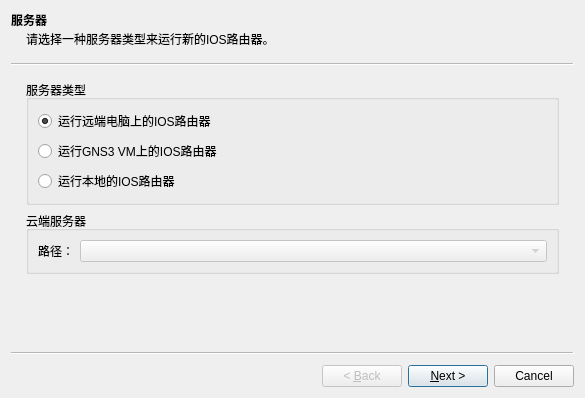
<?xml version="1.0" encoding="UTF-8"?>
<ui version="4.0">
 <class>IOSRouterWizard</class>
 <widget class="QWizard" name="IOSRouterWizard">
  <property name="geometry">
   <rect>
    <x>0</x>
    <y>0</y>
    <width>585</width>
    <height>398</height>
   </rect>
  </property>
  <property name="windowTitle">
   <string>新建IOS路由器模板</string>
  </property>
  <property name="modal">
   <bool>true</bool>
  </property>
  <widget class="QWizardPage" name="uiServerWizardPage">
   <property name="title">
    <string>服务器</string>
   </property>
   <property name="subTitle">
    <string>请选择一种服务器类型来运行新的IOS路由器。</string>
   </property>
   <layout class="QVBoxLayout" name="verticalLayout">
    <item>
     <widget class="QGroupBox" name="uiServerTypeGroupBox">
      <property name="title">
       <string>服务器类型</string>
      </property>
      <layout class="QVBoxLayout" name="verticalLayout_3">
       <item>
        <widget class="QRadioButton" name="uiRemoteRadioButton">
         <property name="text">
          <string>运行远端电脑上的IOS路由器</string>
         </property>
         <property name="checked">
          <bool>true</bool>
         </property>
        </widget>
       </item>
       <item>
        <widget class="QRadioButton" name="uiVMRadioButton">
         <property name="text">
          <string>运行GNS3 VM上的IOS路由器</string>
         </property>
        </widget>
       </item>
       <item>
        <widget class="QRadioButton" name="uiLocalRadioButton">
         <property name="text">
          <string>运行本地的IOS路由器</string>
         </property>
        </widget>
       </item>
      </layout>
     </widget>
    </item>
    <item>
     <widget class="QGroupBox" name="uiRemoteServersGroupBox">
      <property name="title">
       <string>云端服务器</string>
      </property>
      <layout class="QGridLayout" name="gridLayout_7">
       <item row="0" column="0">
        <widget class="QLabel" name="uiRemoteServersLabel">
         <property name="text">
          <string>路径：</string>
         </property>
        </widget>
       </item>
       <item row="0" column="1">
        <widget class="QComboBox" name="uiRemoteServersComboBox">
         <property name="enabled">
          <bool>false</bool>
         </property>
         <property name="sizePolicy">
          <sizepolicy hsizetype="Expanding" vsizetype="Fixed">
           <horstretch>0</horstretch>
           <verstretch>0</verstretch>
          </sizepolicy>
         </property>
        </widget>
       </item>
      </layout>
     </widget>
    </item>
   </layout>
  </widget>
  <widget class="QWizardPage" name="uiIOSImageWizardPage">
   <property name="title">
    <string>IOS镜像</string>
   </property>
   <property name="subTitle">
    <string>请选择一个IOS镜像文件</string>
   </property>
   <layout class="QVBoxLayout" name="verticalLayout_2">
    <item>
     <layout class="QHBoxLayout" name="horizontalLayout_4">
      <item>
       <widget class="QRadioButton" name="uiIOSExistingImageRadioButton">
        <property name="text">
         <string>导入的镜像</string>
        </property>
        <property name="checked">
         <bool>true</bool>
        </property>
       </widget>
      </item>
      <item>
       <widget class="QRadioButton" name="uiIOSNewImageRadioButton">
        <property name="text">
         <string>新的镜像</string>
        </property>
        <property name="checked">
         <bool>false</bool>
        </property>
       </widget>
      </item>
      <item>
       <spacer name="horizontalSpacer_3">
        <property name="orientation">
         <enum>Qt::Horizontal</enum>
        </property>
        <property name="sizeHint" stdset="0">
         <size>
          <width>40</width>
          <height>20</height>
         </size>
        </property>
       </spacer>
      </item>
     </layout>
    </item>
    <item>
     <widget class="QLabel" name="uiIOSImageLabel">
      <property name="text">
       <string>IOS镜像：</string>
      </property>
     </widget>
    </item>
    <item>
     <layout class="QHBoxLayout" name="horizontalLayout_5">
      <item>
       <widget class="QComboBox" name="uiIOSImageListComboBox">
        <property name="sizePolicy">
         <sizepolicy hsizetype="Expanding" vsizetype="Fixed">
          <horstretch>0</horstretch>
          <verstretch>0</verstretch>
         </sizepolicy>
        </property>
       </widget>
      </item>
      <item>
       <widget class="QLineEdit" name="uiIOSImageLineEdit"/>
      </item>
      <item>
       <widget class="QToolButton" name="uiIOSImageToolButton">
        <property name="text">
         <string>  浏览  </string>
        </property>
        <property name="toolButtonStyle">
         <enum>Qt::ToolButtonTextOnly</enum>
        </property>
       </widget>
      </item>
     </layout>
    </item>
   </layout>
  </widget>
  <widget class="QWizardPage" name="uiNameWizardPage">
   <property name="title">
    <string>名称与平台</string>
   </property>
   <property name="subTitle">
    <string>请为这个新的IOS路由器选择一个描述性名称，并验证平台和种类。</string>
   </property>
   <layout class="QGridLayout" name="gridLayout">
    <item row="0" column="1">
     <widget class="QLineEdit" name="uiNameLineEdit"/>
    </item>
    <item row="2" column="1">
     <widget class="QComboBox" name="uiChassisComboBox"/>
    </item>
    <item row="1" column="0">
     <widget class="QLabel" name="uiTypeLabel">
      <property name="text">
       <string>平台：</string>
      </property>
     </widget>
    </item>
    <item row="0" column="0">
     <widget class="QLabel" name="uiNameLabel">
      <property name="text">
       <string>名称：</string>
      </property>
     </widget>
    </item>
    <item row="1" column="1">
     <widget class="QComboBox" name="uiPlatformComboBox"/>
    </item>
    <item row="2" column="0">
     <widget class="QLabel" name="uiChassisLabel">
      <property name="text">
       <string>种类：</string>
      </property>
     </widget>
    </item>
    <item row="3" column="0" colspan="2">
     <widget class="QCheckBox" name="uiEtherSwitchCheckBox">
      <property name="text">
       <string>这是一个etherswitch路由器</string>
      </property>
     </widget>
    </item>
   </layout>
  </widget>
  <widget class="QWizardPage" name="uiMemoryWizardPage">
   <property name="title">
    <string>内存</string>
   </property>
   <property name="subTitle">
    <string>请检查您分配给IOS的内存（RAM）的数量。RAM太多或不够都可能阻止IOS启动。</string>
   </property>
   <layout class="QGridLayout" name="gridLayout_2">
    <item row="0" column="0">
     <widget class="QLabel" name="uiRamLabel">
      <property name="text">
       <string>默认RAM:</string>
      </property>
     </widget>
    </item>
    <item row="0" column="1">
     <widget class="QSpinBox" name="uiRamSpinBox">
      <property name="sizePolicy">
       <sizepolicy hsizetype="Expanding" vsizetype="Fixed">
        <horstretch>0</horstretch>
        <verstretch>0</verstretch>
       </sizepolicy>
      </property>
      <property name="suffix">
       <string> MiB</string>
      </property>
      <property name="minimum">
       <number>32</number>
      </property>
      <property name="maximum">
       <number>65535</number>
      </property>
      <property name="singleStep">
       <number>32</number>
      </property>
      <property name="value">
       <number>128</number>
      </property>
     </widget>
    </item>
    <item row="0" column="2">
     <widget class="QPushButton" name="uiTestIOSImagePushButton">
      <property name="text">
       <string>测试IOS镜像是否可用</string>
      </property>
     </widget>
    </item>
    <item row="1" column="0" colspan="3">
     <widget class="QLabel" name="label">
      <property name="text">
       <string>&lt;html&gt;&lt;head/&gt;&lt;body&gt;&lt;p&gt;&lt;a href=&quot;http://tools.cisco.com/ITDIT/CFN/jsp/SearchBySoftware.jsp&quot;&gt;&lt;span style=&quot; text-decoration: underline; color:#0000ff;&quot;&gt;检查最小和最大ram要求&lt;/span&gt;&lt;/a&gt;&lt;/p&gt;&lt;/body&gt;&lt;/html&gt;</string>
      </property>
      <property name="wordWrap">
       <bool>false</bool>
      </property>
      <property name="openExternalLinks">
       <bool>true</bool>
      </property>
     </widget>
    </item>
   </layout>
  </widget>
  <widget class="QWizardPage" name="uiNetworkAdaptersWizardPage">
   <property name="title">
    <string>网络适配器</string>
   </property>
   <property name="subTitle">
    <string>请选择应该插入到该路由器的每个新实例中的默认网络适配器。</string>
   </property>
   <layout class="QGridLayout" name="gridLayout_4">
    <item row="0" column="0">
     <widget class="QLabel" name="uiSlot0Label">
      <property name="sizePolicy">
       <sizepolicy hsizetype="Fixed" vsizetype="Preferred">
        <horstretch>0</horstretch>
        <verstretch>0</verstretch>
       </sizepolicy>
      </property>
      <property name="text">
       <string>slot 0:</string>
      </property>
     </widget>
    </item>
    <item row="0" column="1">
     <widget class="QComboBox" name="uiSlot0comboBox"/>
    </item>
    <item row="1" column="0">
     <widget class="QLabel" name="uiSlot1Label">
      <property name="sizePolicy">
       <sizepolicy hsizetype="Fixed" vsizetype="Preferred">
        <horstretch>0</horstretch>
        <verstretch>0</verstretch>
       </sizepolicy>
      </property>
      <property name="text">
       <string>slot 1:</string>
      </property>
     </widget>
    </item>
    <item row="1" column="1">
     <widget class="QComboBox" name="uiSlot1comboBox"/>
    </item>
    <item row="2" column="0">
     <widget class="QLabel" name="uiSlot2Label">
      <property name="sizePolicy">
       <sizepolicy hsizetype="Fixed" vsizetype="Preferred">
        <horstretch>0</horstretch>
        <verstretch>0</verstretch>
       </sizepolicy>
      </property>
      <property name="text">
       <string>slot 2:</string>
      </property>
     </widget>
    </item>
    <item row="2" column="1">
     <widget class="QComboBox" name="uiSlot2comboBox"/>
    </item>
    <item row="3" column="0">
     <widget class="QLabel" name="uiSlot3Label">
      <property name="sizePolicy">
       <sizepolicy hsizetype="Fixed" vsizetype="Preferred">
        <horstretch>0</horstretch>
        <verstretch>0</verstretch>
       </sizepolicy>
      </property>
      <property name="text">
       <string>slot 3:</string>
      </property>
     </widget>
    </item>
    <item row="3" column="1">
     <widget class="QComboBox" name="uiSlot3comboBox"/>
    </item>
    <item row="4" column="0">
     <widget class="QLabel" name="uiSlot4Label">
      <property name="sizePolicy">
       <sizepolicy hsizetype="Fixed" vsizetype="Preferred">
        <horstretch>0</horstretch>
        <verstretch>0</verstretch>
       </sizepolicy>
      </property>
      <property name="text">
       <string>slot 4:</string>
      </property>
     </widget>
    </item>
    <item row="4" column="1">
     <widget class="QComboBox" name="uiSlot4comboBox"/>
    </item>
    <item row="5" column="0">
     <widget class="QLabel" name="uiSlot5Label">
      <property name="sizePolicy">
       <sizepolicy hsizetype="Fixed" vsizetype="Preferred">
        <horstretch>0</horstretch>
        <verstretch>0</verstretch>
       </sizepolicy>
      </property>
      <property name="text">
       <string>slot 5:</string>
      </property>
     </widget>
    </item>
    <item row="5" column="1">
     <widget class="QComboBox" name="uiSlot5comboBox"/>
    </item>
    <item row="6" column="0">
     <widget class="QLabel" name="uiSlot6Label">
      <property name="sizePolicy">
       <sizepolicy hsizetype="Fixed" vsizetype="Preferred">
        <horstretch>0</horstretch>
        <verstretch>0</verstretch>
       </sizepolicy>
      </property>
      <property name="text">
       <string>slot 6:</string>
      </property>
     </widget>
    </item>
    <item row="6" column="1">
     <widget class="QComboBox" name="uiSlot6comboBox"/>
    </item>
   </layout>
  </widget>
  <widget class="QWizardPage" name="uiWicWizardPage">
   <property name="title">
    <string>WIC模块</string>
   </property>
   <property name="subTitle">
    <string>请选择默认的WIC模块应插入此路由器的每一个新的实例。</string>
   </property>
   <layout class="QGridLayout" name="gridLayout_5">
    <item row="0" column="0">
     <widget class="QLabel" name="uiWic0Label">
      <property name="sizePolicy">
       <sizepolicy hsizetype="Fixed" vsizetype="Preferred">
        <horstretch>0</horstretch>
        <verstretch>0</verstretch>
       </sizepolicy>
      </property>
      <property name="text">
       <string>wic 0:</string>
      </property>
     </widget>
    </item>
    <item row="0" column="1">
     <widget class="QComboBox" name="uiWic0comboBox"/>
    </item>
    <item row="1" column="0">
     <widget class="QLabel" name="uiWic1Label">
      <property name="sizePolicy">
       <sizepolicy hsizetype="Fixed" vsizetype="Preferred">
        <horstretch>0</horstretch>
        <verstretch>0</verstretch>
       </sizepolicy>
      </property>
      <property name="text">
       <string>wic 1:</string>
      </property>
     </widget>
    </item>
    <item row="1" column="1">
     <widget class="QComboBox" name="uiWic1comboBox"/>
    </item>
    <item row="2" column="0">
     <widget class="QLabel" name="uiWic2Label">
      <property name="sizePolicy">
       <sizepolicy hsizetype="Fixed" vsizetype="Preferred">
        <horstretch>0</horstretch>
        <verstretch>0</verstretch>
       </sizepolicy>
      </property>
      <property name="text">
       <string>wic 2:</string>
      </property>
     </widget>
    </item>
    <item row="2" column="1">
     <widget class="QComboBox" name="uiWic2comboBox"/>
    </item>
   </layout>
  </widget>
  <widget class="QWizardPage" name="uiIdlePCWizardPage">
   <property name="title">
    <string>Idle-PC</string>
   </property>
   <property name="subTitle">
    <string>闲置的PC值是必要的，以防止IOS使用100%的处理器或其核心之一。</string>
   </property>
   <layout class="QGridLayout" name="gridLayout_3">
    <item row="0" column="0">
     <widget class="QLabel" name="uiIdlepcLabel">
      <property name="text">
       <string>Idle-PC:</string>
      </property>
     </widget>
    </item>
    <item row="0" column="1">
     <widget class="QLineEdit" name="uiIdlepcLineEdit"/>
    </item>
    <item row="0" column="2">
     <widget class="QPushButton" name="uiIdlePCFinderPushButton">
      <property name="text">
       <string>Idle-PC配置</string>
      </property>
     </widget>
    </item>
   </layout>
  </widget>
 </widget>
 <tabstops>
  <tabstop>uiNameLineEdit</tabstop>
  <tabstop>uiPlatformComboBox</tabstop>
 </tabstops>
 <resources/>
 <connections/>
</ui>
